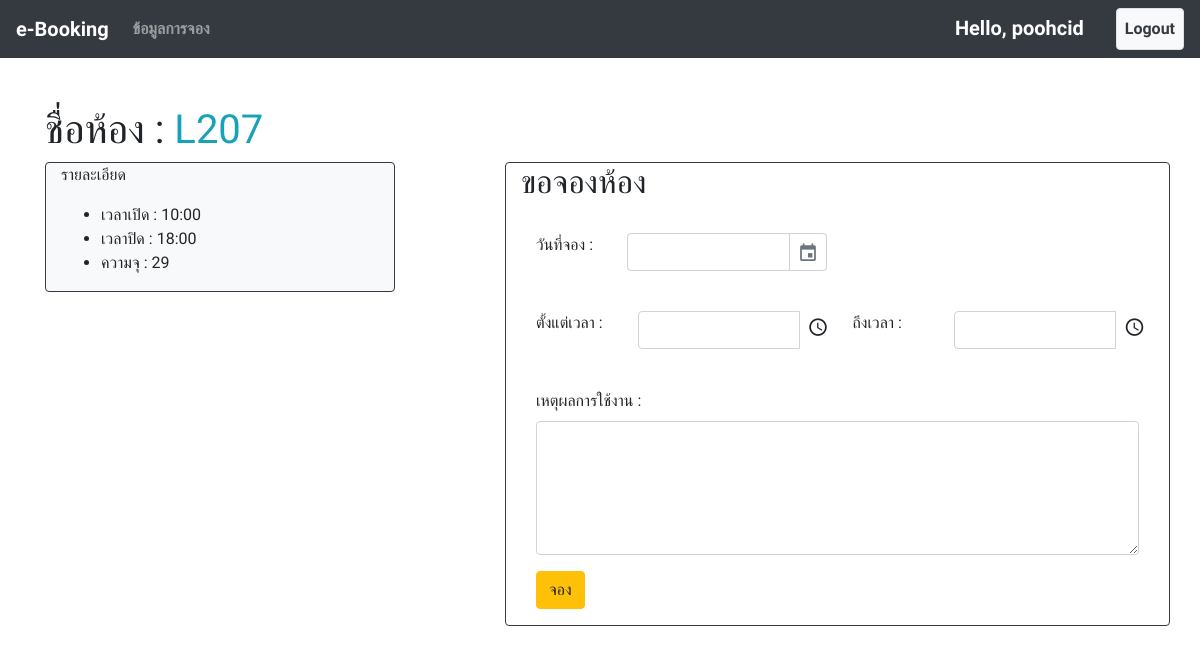
The app's page /booking/2/ (signed in) with its own data.
### booking/models.py (models this page shows, shortened)
class Room(models.Model):
    name = models.CharField(max_length=100)
    open_time = models.TimeField()
    close_time = models.TimeField()
    capacity = models.IntegerField(default=0)

### booking/views.py (the view)
# urls.py: path('booking/<int:id>/', views.booking, name="booking"),
@login_required
@permission_required('booking.add_booking')
def booking(request, id):
    try:
        context={
            "room" : Room.objects.get(pk=id),
            "user" : request.user
        }
        return render(request, 'booking.html', context=context)
    except Room.DoesNotExist:
        return redirect('index')

### booking/templates/booking.html (shortened to what this page needs)
{% extends 'base.html' %}
{% block content %}
    <br><br>
    <div class="container">
    <h1>ชื่อห้อง : <span class="text-info">{{ room.name }}</span></h1>
        <div class="row">
            <div class="col-4">
                <div class="border border-dark rounded bg-light container">
                    <p>รายละเอียด</p>
                    <ul>
                        <li>เวลาเปิด : {{room.open_time|date:'H:i'}}</li>
                        <li>เวลาปิด : {{ room.close_time|date:'H:i' }}</li>
                        <li>ความจุ : {{ room.capacity }}</li>
                    </ul>
                </div>
            </div>
            <div class="col-1">
            </div>
            <div class="col-7 border border-dark rounded">
                <h2>ขอจองห้อง</h2>
                <br>
                <form action="{% url 'save_booking' id=room.id %}" class="container-fluid" method="POST">
                    <div class="row form-group">
                        <label class="col-2">วันที่จอง : </label>
                        <input class="col-10" id="datepicker" name="date" width="200" selectedday="{{ date }}" value="{{ date|date:"SHORT_DATE_FORMAT"}}" required/>
                    </div>
                    <br>
                    <div class="row form-group">
                            <label class="col">ตั้งแต่เวลา : </label>
                            <input id="timepicker1" name="start_time" class="col" width="200" required>
                            <label class="col">ถึงเวลา : </label>
                            <input id="timepicker2" name="end_time" class="col" width="200" required>
                    </div>
                    <br>
                    <div class="form-group">
                        <label>เหตุผลการใช้งาน : </label>
                        <textarea class="form-control" name="descrip" rows="5" id="comment">{% if descrip %}{{ descrip }}{% endif %}</textarea>
                    </div class="form-group">
                        <button type="submit" class="btn btn-warning" onclick="return alert_cofrim('คุณต้องการจะจองใช่หรือไม่')"> จอง </button>
                </form>
            </div>
        </div>
    </div>
{% endblock content %}

### templates/base.html (shortened to what this page needs)
{% load static %}
<html lang="en">
<head>
    <link rel="stylesheet" href="{% static 'css/bootstrap.min.css' %}">
    <link rel="stylesheet" href="{% static 'css/gijgo.css' %}" />
    <link rel="stylesheet" href="{% static 'css/gijgo.min.css' %}" />
</head>
</head>
<body>
    <nav class="navbar navbar-expand-sm bg-dark navbar-dark">
        <a class="navbar-brand" href="\">e-Booking</a>
        <div class="collapse navbar-collapse" id="collapsibleNavbar">
            <ul class="navbar-nav">
                {% if user.is_authenticated %}
                    {% if perms.booking.view_booking %}
                    <li class="nav-item">
                        <a class="nav-link" href="/book_list/">ข้อมูลการจอง</a>
                    </li>
                    {% endif %}
                {% endif %}
            </ul>
            <ul class="navbar-nav ml-auto">
                {% if user.is_authenticated %}
                    <li class="nav-item"><span class="navbar-brand">Hello, {{ user.username }}</span></li>
                    <li class="nav-item"></li>
                    <li class="nav-item"><a href="/account/book_logout/" class="nav-link bg-light text-dark border rounded">Logout</a></li>
                {% else %}
                    <li class="nav-item"><a href="/account/book_register/" class="nav-link bg-light text-dark border rounded">Sign up</a></li>
                    <li class="nav-item"><span class="navbar-brand text-dark"></span></li>
                    <li class="nav-item"><a href="/account/book_login/" class="nav-link">Login</a></li>
                {% endif %}
            </ul>
        </div>
    </nav>
    {% block content %}
    {% endblock content %}
</body>
</html>

### templates/base.html (style rules this page uses)
nav { font-weight: bold; }
body { font-family: 'Prompt', sans-serif; }

### records on screen
Room: name "L207", open_time "10:00", close_time "18:00", capacity "29"

### other values on screen
{{ user.username }} "poohcid"
